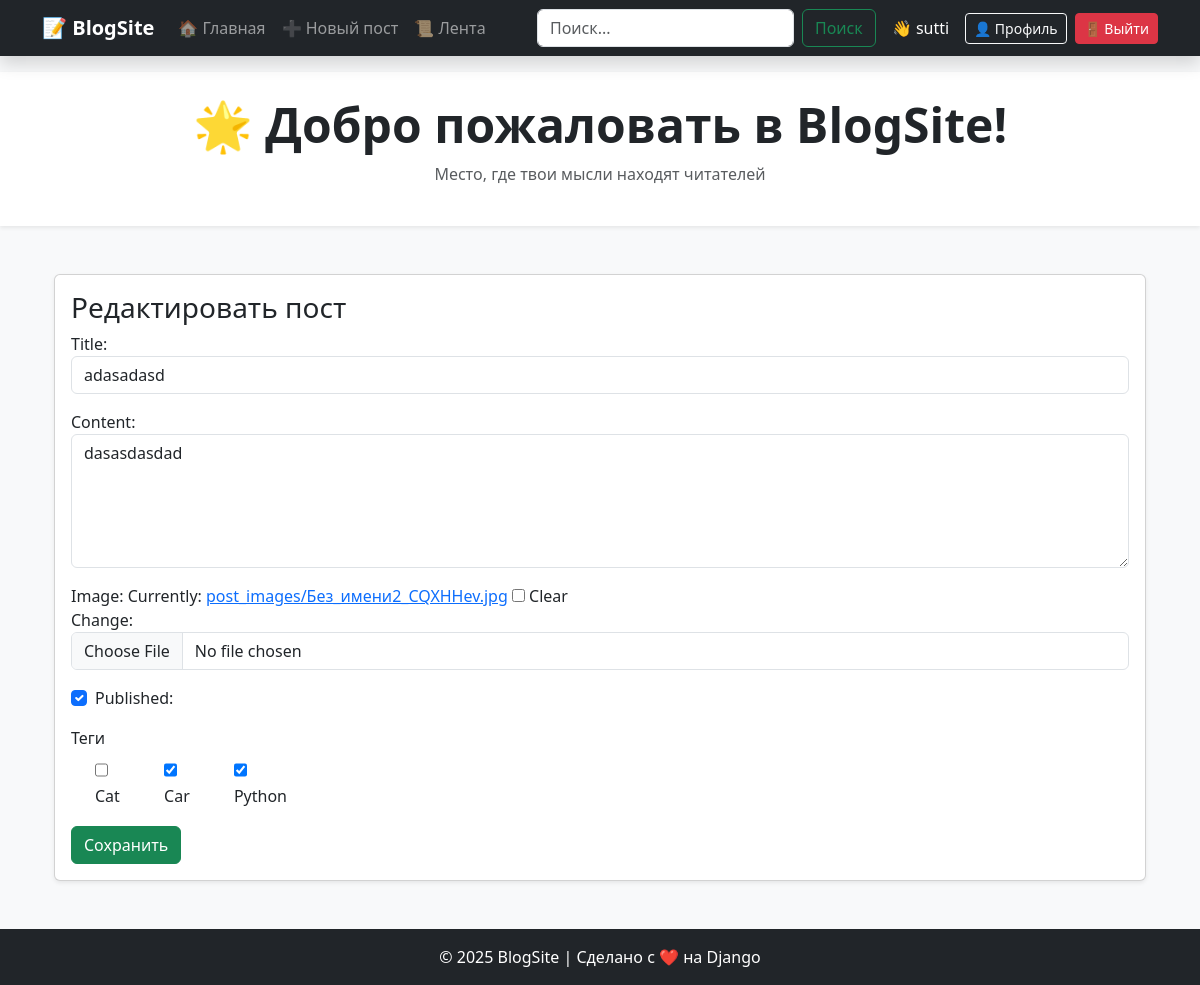
/8/edit/ (signed in), run on the app's committed database.
### blog/models.py (models this page shows, shortened)
class Post(models.Model):
    title = models.CharField(max_length=200)
    content = models.TextField()
    image = models.ImageField(upload_to="post_images/", blank=True, null=True)
    created_at = models.DateTimeField(auto_now_add=True)
    updated_at = models.DateTimeField(auto_now=True)
    published = models.BooleanField(default=True)
    author = models.ForeignKey(User, on_delete=models.CASCADE, related_name="posts")
    tags = models.ManyToManyField(Tag, blank=True, related_name="posts")

class Tag(models.Model):
    name = models.CharField(max_length=50, unique=True)
    def __str__(self):
        return self.name

### blog/views.py (the view)
# urls.py: path('<int:pk>/edit/', views.post_update, name='post_update'),
@login_required
def post_update(request, pk):
    post = get_object_or_404(Post, pk=pk)
    if post.author != request.user:
        return HttpResponseForbidden("⛔ У вас нет прав редактировать этот пост.")
    if request.method == "POST":
        form = PostForm(request.POST, request.FILES, instance=post)
        if form.is_valid():
            form.save()
            messages.success(request, "✏️ Пост успешно обновлён!")
            return redirect("post_list")
    else:
        form = PostForm(instance=post)
    return render(request, "blog/post_form.html", {"form": form})

### blog/forms.py
class PostForm(forms.ModelForm):
    class Meta:
        model = Post
        fields = ['title', 'content', 'image', 'published', 'tags']
        widgets = {
            'title': forms.TextInput(attrs={'class': 'form-control'}),
            'content': forms.Textarea(attrs={'class': 'form-control', 'rows': 5}),
            'image': forms.ClearableFileInput(attrs={'class': 'form-control'}),
            'published': forms.CheckboxInput(attrs={'class': 'form-check-input'}),
            'tags': forms.CheckboxSelectMultiple(attrs={'class': 'form-check'}),
        }

### blog/templates/blog/post_form.html (shortened to what this page needs)
{% extends "base.html" %}
{% load static %}
{% block content %}
<div class="container mt-4">
  <div class="card shadow-sm">
    <div class="card-body">
      <h3 class="card-title">
        {% if form.instance.pk %}Редактировать пост{% else %}Создать пост{% endif %}
      </h3>
      <form method="post" enctype="multipart/form-data">
        <div class="mb-3">
          {{ form.title.label_tag }}
          {{ form.title }}
        </div>
        <div class="mb-3">
          {{ form.content.label_tag }}
          {{ form.content }}
        </div>
        <div class="mb-3">
          {{ form.image.label_tag }}
          {{ form.image }}
        </div>
        <div class="form-check mb-3">
          {{ form.published }}
          {{ form.published.label_tag }}
        </div>
        <div class="mb-3">
          <label class="form-label">Теги</label><br>
          {% for checkbox in form.tags %}
            <div class="form-check form-check-inline">
              {{ checkbox.tag }} {{ checkbox.choice_label }}
            </div>
          {% endfor %}
        </div>
        <button type="submit" class="btn btn-success">Сохранить</button>
      </form>
    </div>
  </div>
</div>
{% endblock %}

### templates/base.html (shortened to what this page needs)
<!DOCTYPE html>
<html lang="ru">
<head>
    <link href="https://cdn.jsdelivr.net/npm/bootstrap@5.3.2/dist/css/bootstrap.min.css" rel="stylesheet">
</head>
<body class="bg-light d-flex flex-column min-vh-100">
    <nav class="navbar navbar-expand-lg navbar-dark bg-dark shadow">
        <div class="container">
            <a class="navbar-brand fw-bold" href="{% url 'post_list' %}">📝 BlogSite</a>
            <div class="collapse navbar-collapse" id="navbarNav">
                <ul class="navbar-nav me-auto mb-2 mb-lg-0">
                    <li class="nav-item">
                        <a class="nav-link" href="{% url 'post_list' %}">🏠 Главная</a>
                    </li>
                    <li class="nav-item">
                        <a class="nav-link" href="{% url 'post_create' %}">➕ Новый пост</a>
                    </li>
                    <li class="nav-item">
                        <a class="nav-link" href="{% url 'feed' %}">📜 Лента</a>
                    </li>
                </ul>
                <form class="d-flex me-3" role="search" action="{% url 'post_search' %}" method="get">
                    <input class="form-control me-2" type="search" placeholder="Поиск..." aria-label="Search"
                           name="q" value="{{ request.GET.q }}">
                    <button class="btn btn-outline-success" type="submit">Поиск</button>
                </form>
                <ul class="navbar-nav">
                    {% if user.is_authenticated %}
                        <li class="nav-item d-flex align-items-center me-3">
                            <span class="text-white">👋 {{ user.username }}</span>
                        </li>
                        <li class="nav-item">
                            <a class="btn btn-outline-light btn-sm me-2" href="{% url 'my_profile' %}">👤 Профиль</a>
                        </li>
                        <li class="nav-item">
                            <form action="{% url 'logout' %}" method="post" class="d-inline">
                                <button type="submit" class="btn btn-danger btn-sm">🚪 Выйти</button>
                            </form>
                        </li>
                    {% endif %}
                </ul>
            </div>
        </div>
    </nav>
    <header class="bg-white shadow-sm py-4 mb-4">
        <div class="container text-center">
            <h1 class="fw-bold display-5">🌟 Добро пожаловать в BlogSite!</h1>
            <p class="text-muted">Место, где твои мысли находят читателей</p>
        </div>
    </header>
    <main class="container mb-5 flex-grow-1">
        {% block content %}{% endblock %}
    </main>
    <footer class="bg-dark text-white py-3 mt-auto">
        <div class="container text-center">
            <p class="mb-0">© 2025 BlogSite | Сделано с ❤️ на Django</p>
        </div>
    </footer>
</body>
</html>

### data on the page
Post: title "adasadasd", content "dasasdasdad", published "☑"
Tag: choice_label "Cat"
Tag: choice_label "Car"
Tag: choice_label "Python"

### other printed values
{{ user.username }} "sutti"
